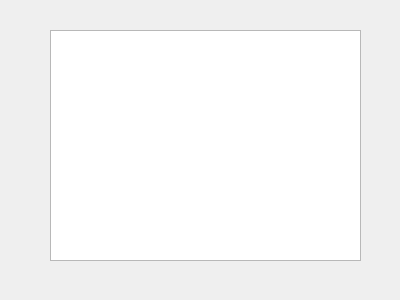
<?xml version="1.0" encoding="UTF-8"?>
<ui version="4.0">
 <class>DocDispClass</class>
 <widget class="QWidget" name="DocDispClass">
  <property name="geometry">
   <rect>
    <x>0</x>
    <y>0</y>
    <width>400</width>
    <height>300</height>
   </rect>
  </property>
  <property name="windowTitle">
   <string>Form</string>
  </property>
  <widget class="QTextEdit" name="textEdit">
   <property name="geometry">
    <rect>
     <x>50</x>
     <y>30</y>
     <width>311</width>
     <height>231</height>
    </rect>
   </property>
  </widget>
 </widget>
 <resources/>
 <connections/>
</ui>
